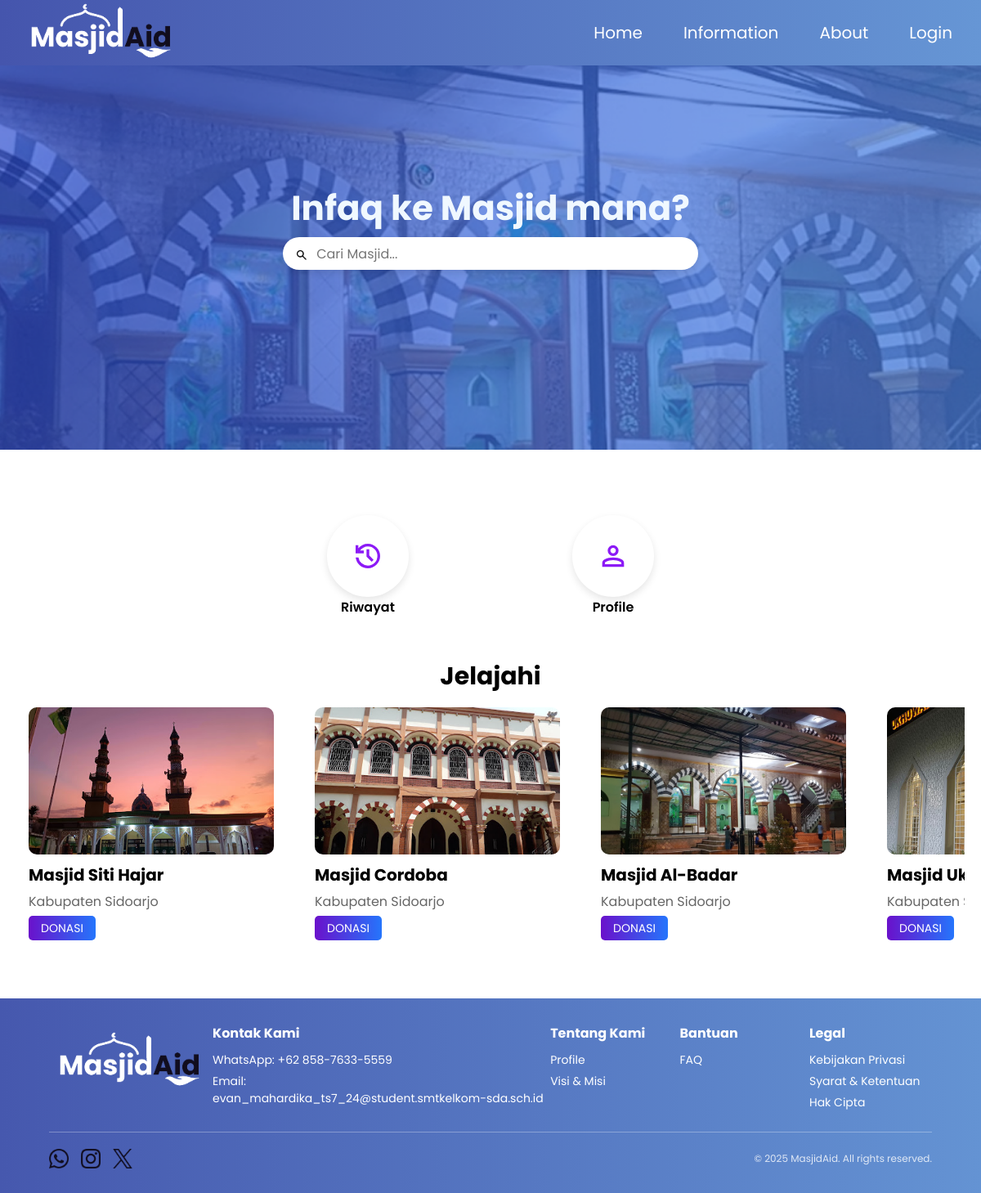
Page /page/info.php on the committed database.
### tables this page shows
CREATE TABLE `donasi_tujuan` (
  `id_donasi` int(11) NOT NULL,
  `foto` varchar(255) NOT NULL,
  `nama` varchar(200) DEFAULT NULL,
  `alamat` varchar(200) DEFAULT NULL,
  `alamat_lengkap` varchar(255) NOT NULL,
  `hp` int(15) NOT NULL,
  `penggunaan` varchar(50) DEFAULT NULL,
  `jumlah` decimal(50,0) NOT NULL
);

### page/info.php (the view, shortened to what this page needs)
<?php
include "login_user/koneksi.php";
if (isset($_GET['search'])) {
    $search = mysqli_real_escape_string($koneksi, $_GET['search']);
    $query = "SELECT * FROM donasi_tujuan WHERE nama LIKE '%$search%'";
} else {
    $query = "SELECT * FROM donasi_tujuan";
}
$sql = mysqli_query($koneksi, $query);
?>
<!DOCTYPE html>
<html lang="en">
<head>
    <link rel="stylesheet" href="css/style-info.css">
</head>
<body>
    <header>
        <div class="fcontainer">
            <nav class="wrapper">
                <div class="brand">
                    <img src="img/assets/LOGO.png" alt="Logo MasjidAid">
                </div>
                <ul class="navigation">
                    <li><a href="homepage.php">Home</a></li>
                    <li><a href="info.php">Information</a></li>
                    <li><a href="aboutpage.php">About</a></li>
                    <?php if (isset($_SESSION['logged_in'])): ?>
                        <li><a href="login_user/logout.php">Logout</a></li>
                    <?php else: ?>
                        <li><a href="login_user/login.php">Login</a></li>
                    <?php endif; ?>
                </ul>
            </nav>
        </div>
    </header>
    <section class="banner">
        <div class="banner-content">
            <h1>Infaq ke Masjid mana?</h1>
            <form method="GET" action="info.php" class="search-form">
                <div class="search-box">
                    <div class="search-icon">
                        <img src="img/assets/search.png" alt="Search">
                    </div>
                    <div class="search-input">
                        <input
                            type="text"
                            name="search"
                            class="input"
                            placeholder="Cari Masjid..."
                            value="<?php echo isset($_GET['search']) ? $_GET['search'] : ''; ?>">
                    </div>
                </div>
            </form>
        </div>
    </section>
    <section class="button-section">
        <a href="profile/riwayat.php" class="icon-button">
            <div class="icon-circle">
                <img src="img/assets/icon-history.svg" alt="Riwayat">
            </div>
            <p>Riwayat</p>
        </a>
        <a href="profile/profile.php" class="icon-button">
            <div class="icon-circle">
                <img src="img/assets/profile-icon.svg" alt="Profile">
            </div>
            <p>Profile</p>
        </a>
    </section>
    <section class="masjid-list">
        <div class="location-title">
            <h1>Jelajahi</h1>
        </div>
        <div class="masjid-container">
            <?php while ($result = mysqli_fetch_assoc($sql)) { ?>
                <div class="masjid-card">
                    <img src="img/<?php echo $result['foto']; ?>" alt="Foto Masjid">
                    <h3><?php echo $result['nama']; ?></h3>
                    <p><?php echo $result['alamat']; ?></p>
                    <a class="donasi-btn" href="donasi/page/form_donasi.php?id_donasi=<?= $result['id_donasi'] ?>">DONASI</a>
                </div>
            <?php } ?>
        </div>
    </section>
    <footer>
        <div class="footer-container">
            <div class="footer-top">
                <div class="footer-logo">
                    <img src="img/assets/LOGO.png" alt="MasjidAid">
                </div>
                <div class="footer-links">
                    <div class="footer-section">
                        <h3>Kontak Kami</h3>
                        <p>WhatsApp: +62 858-7633-5559</p>
                        <p>Email:<br>evan_mahardika_ts7_24@student.smtkelkom-sda.sch.id</p>
                    </div>
                    <div class="footer-section">
                        <h3>Tentang Kami</h3>
                        <p><a href="#">Profile</a></p>
                        <p><a href="#">Visi & Misi</a></p>
                    </div>
                    <div class="footer-section">
                        <h3>Bantuan</h3>
                        <p><a href="#">FAQ</a></p>
                    </div>
                    <div class="footer-section">
                        <h3>Legal</h3>
                        <p><a href="#">Kebijakan Privasi</a></p>
                        <p><a href="#">Syarat & Ketentuan</a></p>
                        <p><a href="#">Hak Cipta</a></p>
                    </div>
                </div>
            </div>
            <div class="footer-bottom">
                <div class="footer-social">
                    <a href="https://wa.me/085876335559?text=Assalamualaikum" target="_blank"><img src="img/assets/whatsapp.png" alt="WhatsApp"></a>
                    <a href="https://www.instagram.com/evannsm._/profilecard/?igsh=MTVvMzN5NWRmams2bA==" target="_blank"><img src="img/assets/instagram.png" alt="Instagram"></a>
                    <a href="https://x.com/satriamhrdk_art?t=sXq56TSAp-1CvQScUs51cA&s=09" target="_blank"><img src="img/assets/twitter.png" alt="Twitter"></a>
                </div>
                <p class="footer-copy">&copy; 2025 MasjidAid. All rights reserved.</p>
            </div>
        </div>
    </footer>
</body>
</html>

### page/css/style-info.css (style rules this page uses)
*, html, body { margin: 0; padding: 0; font-family: "Poppins", sans-serif; }
header { top: 0; position: fixed; width: 100%; height: 80px; z-index: 1000; display: flex; align-items: center; overflow: hidden; }
header { background: linear-gradient( to right, #4555ad, #6696d5 ); }
.fcontainer { display: flex; width: 100%; }
.wrapper { display: flex; align-items: center; justify-content: space-between; font-size: 20px; padding: 10px; width: 100%; height: 80px; overflow: hidden; }
.brand { display: flex; flex-direction: row; padding: 15px; align-items: center; }
.brand > img { width: 200px; height: auto; padding-top: 0; margin-top: 10px; }
.navigation { display: flex; justify-content: center; align-items: center; }
.navigation > li { list-style-type: none; padding: 25px; }
.navigation > li > a { color: white; font-size: 20px; text-decoration: none; text-transform: capitalize; }
.banner { display: flex; justify-content: center; align-items: center; text-align: center; height: 550px; background: url(../img/assets/info-bg.png) center/cover no-repeat; color: aliceblue; }
.banner-content h1 { font-size: 42px; line-height: 1.2; margin: 10px; justify-content: center; align-items: center; text-align: center; }
.search-box { display: flex; align-items: center; justify-content: left; background: white; border-radius: 25px; padding: 10px 15px; width: 100%px; max-width: 500px; height: 20px; box-shadow: 0px 4px 10px rgba(0, 0, 0, 0.1); }
.search-icon img { width: 16px; height: 16px; margin-right: 10px; padding-top: 4px; }
.search-input { flex: 1; }
.search-input input { border: none; outline: none; font-size: 16px; width: 100%; }
.button-section { display: flex; justify-content: center; gap: 200px; padding-top: 80px; }
.icon-button { display: flex; flex-direction: column; align-items: center; background: none; border: none; cursor: pointer; font-size: 16px; font-weight: 600; color: #000; text-decoration: none; }
.icon-circle { width: 100px; height: 100px; background: white; border-radius: 50%; display: flex; justify-content: center; align-items: center; box-shadow: 0px 4px 10px rgba(0, 0, 0, 0.1); transition: transform 0.2s ease-in-out; }
.icon-circle img { width: 40px; height: auto; }
.masjid-list { text-align: center; padding: 50px 20px; }
.location-title { display: flex; align-items: center; gap: 10px; justify-content: center; font-size: 20px; font-weight: bold; }
.masjid-container { display: flex; gap: 20px; overflow-x: auto; white-space: nowrap; padding-bottom: 10px; scroll-snap-type: x mandatory; }
.masjid-card { flex: 0 0 auto; width: 300px; scroll-snap-align: start; }
.masjid-card { background: white; padding-bottom: 20px; padding: 15px; width: 300px; text-align: left; }
.masjid-card img { width: 100%; height: 180px; object-fit: cover; border-radius: 10px; }
.masjid-card h3 { font-size: 20px; margin: 10px 0 5px; }
.masjid-card p { font-size: 16px; color: #666; padding-bottom: 10px; }
.donasi-btn { background: linear-gradient(to right, #6a11cb, #2575fc); color: white; border: none; padding: 5px 15px; border-radius: 5px; font-size: 14px; cursor: pointer; text-decoration: none; }
.donasi-btn { margin-top: auto; }
footer { background: linear-gradient(to right, #4658ae, #6493d3); color: white; padding: 30px 0; text-align: center; }
.footer-container { width: 90%; max-width: 1200px; margin: 0 auto; }
.footer-top { display: flex; justify-content: space-between; align-items: start; flex-wrap: wrap; padding-bottom: 20px; border-bottom: 1px solid rgba(255, 255, 255, 0.3); }
.footer-logo img { width: 200px; height: auto; padding-top: 0; margin-top: 10px; }
.footer-links { display: flex; flex: 1; justify-content: space-between; flex-wrap: wrap; }
.footer-section { min-width: 150px; text-align: left; }
.footer-section h3 { font-size: 16px; margin-bottom: 10px; font-weight: bold; }
.footer-section p { font-size: 14px; margin: 5px 0; }
.footer-section a { color: white; text-decoration: none; transition: 0.3s; font-size: 14px; }
.footer-bottom { display: flex; justify-content: space-between; align-items: center; margin-top: 20px; flex-wrap: wrap; }
.footer-social { display: flex; gap: 15px; }
.footer-social img { width: 24px; height: 24px; }
.footer-copy { font-size: 12px; opacity: 0.8; }

### rows in the picture
donasi_tujuan: foto (picture), nama "Masjid Siti Hajar", alamat "Kabupaten Sidoarjo"
donasi_tujuan: foto (picture), nama "Masjid Cordoba", alamat "Kabupaten Sidoarjo"
donasi_tujuan: foto (picture), nama "Masjid Al-Badar", alamat "Kabupaten Sidoarjo"
donasi_tujuan: foto (picture), nama "Masjid…", alamat "Kabupaten…"
